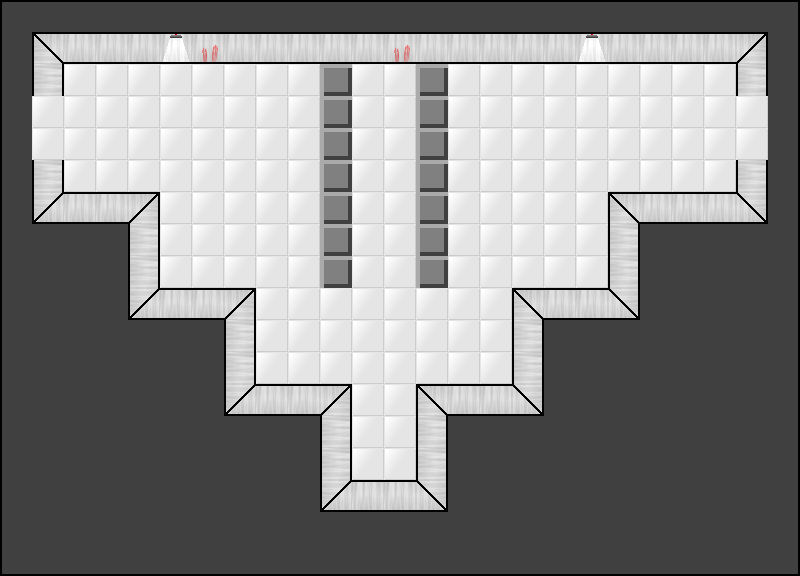

This is a level from a 2D game, rendered from its Tiled map with the project's own tilesets. A one-line summary and the map file follow, with tile-layer data summarised:
An orthogonal 25x18 tile map with 32x32 px tiles, 2 tile layers (Tile Layer 2, Tile Layer 1) and 14 objects (8x blade, 2x door, 2x laser, 2x sign).

<map version="1.0" orientation="orthogonal" width="25" height="18" tilewidth="32" tileheight="32">
 <tileset firstgid="1" name="room_tileset" tilewidth="32" tileheight="32">
  <image source="../graphics/room_tileset.png" width="192" height="256" />
 </tileset>
 <layer name="Tile Layer 2" width="25" height="18">
  <data>[450 cells, 450 non-empty, 1 distinct tile ids]</data>
 </layer>
 <layer name="Tile Layer 1" width="25" height="18">
  <data>[450 cells, 304 non-empty, 18 distinct tile ids]</data>
 </layer>
 <objectgroup name="Object Layer 1" width="25" height="18">
  <object type="door" x="32" y="96" width="32" height="64" />
  <object type="door" x="736" y="96" width="32" height="64" />
  <object type="blade" x="128" y="64" width="32" height="32" />
  <object type="blade" x="192" y="256" width="32" height="32" />
  <object type="blade" x="288" y="352" width="32" height="32" />
  <object type="blade" x="448" y="64" width="32" height="32" />
  <object type="blade" x="544" y="256" width="32" height="32" />
  <object type="blade" x="608" y="64" width="32" height="32" />
  <object type="blade" x="352" y="64" width="32" height="32" />
  <object type="blade" x="384" y="448" width="32" height="32" />
  <object type="laser" x="160" y="256" width="32" height="32" />
  <object type="laser" x="576" y="256" width="32" height="32" />
  <object name="Saws are sharp. Please stay clear at all times." type="sign" x="640" y="64" width="32" height="32">
   <properties>
    <property name="text" value="Saws are sharp. Please stay clear at all times." />
   </properties>
  </object>
  <object name="Saws are sharp. Please stay clear at all times." type="sign" x="96" y="64" width="32" height="32">
   <properties>
    <property name="text" value="Saws are sharp. Please stay clear at all times." />
   </properties>
  </object>
 </objectgroup>
</map>
